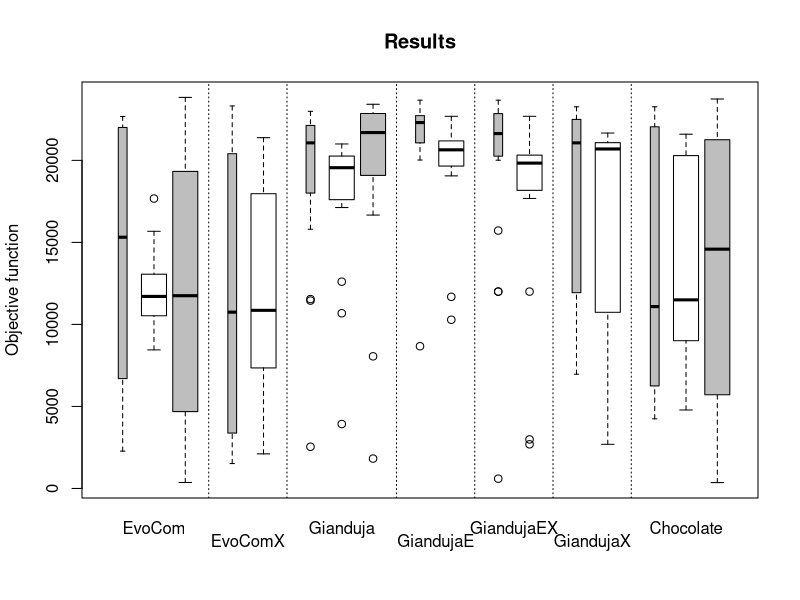
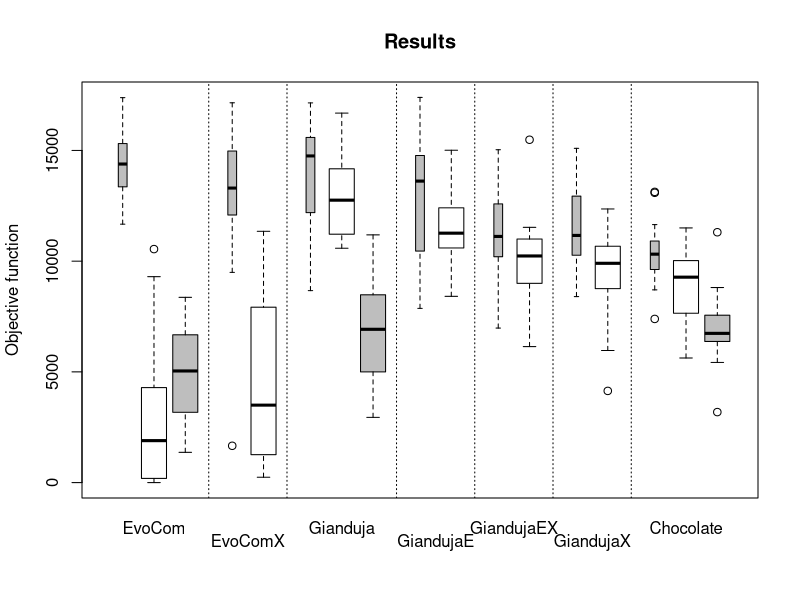
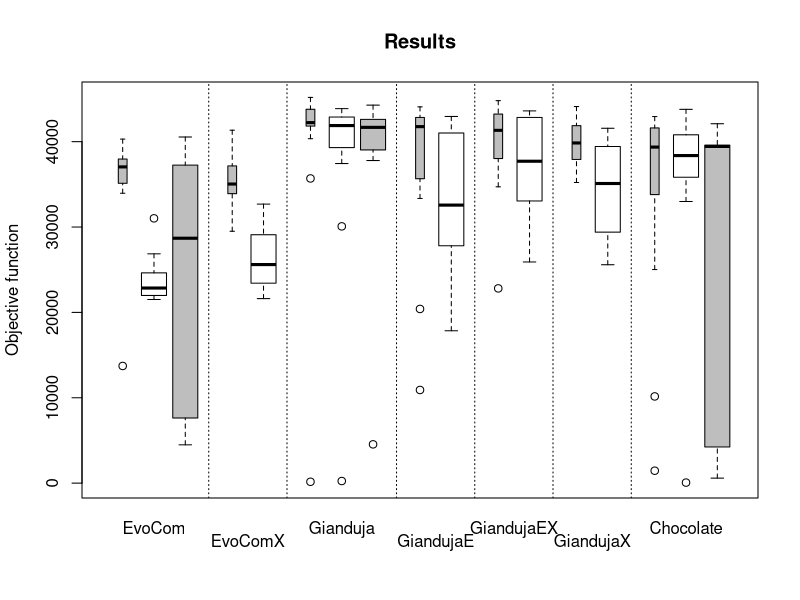

The R source for these figures, in order:
#!/usr/bin/env Rscript
#library(tikzDevice)

args = commandArgs(trailingOnly=TRUE)

generateplot <- function(datareal, datasim, task, max) {
  data2sim = datasim[order(datasim$seed),]

  data2real = datareal[order(datareal$seed),]

  giansim = data2sim[which(data2sim[,3]=='Gianduja'), 1]
  chocosim = data2sim[which(data2sim[,3]=='Chocolate'), 1]
  evosim = data2sim[which(data2sim[,3]=='EvoCom'), 1]

  gianreal = data2real[which(data2real[,3]=='Gianduja'), 1]
  chocoreal = data2real[which(data2real[,3]=='Chocolate'), 1]
  evoreal = data2real[which(data2real[,3]=='EvoCom'), 1]

  ecdf1r = ecdf(gianreal)
  ecdf2r = ecdf(evoreal)
  ecdf3r = ecdf(chocoreal)

  ecdf1s = ecdf(giansim)
  ecdf2s = ecdf(evosim)
  ecdf3s = ecdf(chocosim)

  #saving_path <- file.path(".", paste(task, "-ECDFReal.tex", sep=""))
  #tikz(file = saving_path, width=pdf.dim[1], height=pdf.dim[2])
  ##jpeg(file=saving_path)

  #par(cex.axis=1.5, cex.lab=1.5, cex.main=1.9)
  #plot(ecdf1r, verticals=TRUE, do.points=FALSE,
  #     xlim = c(0,max), xlab= 'Objective function',
  #     ylab='',
  #     main = 'Empirical Cumulative Distribution',
  #     lty = "dotted"
  #     )
  #plot(ecdf2r, verticals=TRUE, do.points=FALSE, add=TRUE, lty = "dashed")
  #plot(ecdf3r, verticals=TRUE, do.points=FALSE, add=TRUE)
  #legend(0, 1.0, legend = c("Chocolate","EvoCom","Gianduja"), lty=1:3 )
  #dev.off()


  #saving_path2 <- file.path(".", paste(task, "-ECDFSim.tex", sep=""))
  #tikz(file = saving_path2, width=pdf.dim[1], height=pdf.dim[2])
  ##jpeg(file=saving_path2)

  #par(cex.axis=1.5, cex.lab=1.5, cex.main=1.9)
  #plot(ecdf1s, verticals=TRUE, do.points=FALSE,
  #     xlim = c(0,max), xlab= 'Objective function',
  #     ylab='',
  #     main = 'Empirical Cumulative Distribution'
  #     )
  #plot(ecdf2s, verticals=TRUE, do.points=FALSE, add=TRUE, col='brown')
  #plot(ecdf3s, verticals=TRUE, do.points=FALSE, add=TRUE, col='orange')
  #dev.off()

  list_methods <- c("GianS", "GianR", "EvoS", "EvoR", "ChocoS", "ChocoR")

  saving_path3 <- file.path(".", paste(task, "-BOXplot.tex", sep=""))
  tikz(file = saving_path3, width=pdf.dim[1], height=pdf.dim[2])
  #jpeg(file=saving_path3)

  colours_ab = c("gray", "white", "gray", "white", "gray", "white")
  par(cex.axis=1.5, cex.lab=1.5, cex.main=1.9)
  boxplot(evosim, evoreal, giansim, gianreal, chocosim, chocoreal,
          at =c(1, 2, 3.5, 4.5, 6, 7),
          axes=FALSE,
          notch=FALSE,
          type="l",
          col=c("gray", "white"),
          #ylim = c(0,130),
          ylab="Objective function",
          width=c(0.7, 2, 0.7, 2, 0.7, 2),
          names=list_methods)
  abline(v=2.75, lty=3)
  abline(v=5.25, lty=3)
  axis(1, at=c(1.5, 4, 6.5), labels=c("evom", "gian", "cho"), tick=FALSE)
  title('Results')
  axis(2)
  box()
  dev.off()
}


generateplotsim <- function(datasim, task, max) {
  data2sim = datasim[order(datasim$seed),]
  
  giansim = data2sim[which(data2sim[,3]=='Gianduja'), 1]
  gianEsim = data2sim[which(data2sim[,3]=='GiandujaE'), 1]
  gianEXsim = data2sim[which(data2sim[,3]=='GiandujaEX'), 1]
  chocosim = data2sim[which(data2sim[,3]=='Chocolate'), 1]
  evosim = data2sim[which(data2sim[,3]=='EvoCom'), 1]
  evoXsim = data2sim[which(data2sim[,3]=='EvoComX'), 1]
  
  ecdf1s = ecdf(giansim)
  ecdf2s = ecdf(evosim)
  ecdf3s = ecdf(chocosim)
  
  list_methods <- c("EvoCom", "EvoComX", "Gianduja", "GiandujaE", "GiandujaEX", "Chocolate")
  
  #saving_path3 <- file.path(".", paste(task, "-BOXplot.tex", sep=""))
  #tikz(file = saving_path3, width=pdf.dim[1], height=pdf.dim[2])
  saving_path3 <- file.path(".", paste(task, "-BOXplot.jpg", sep=""))
  jpeg(file=saving_path3)
  
  colours_ab = c("white", "white", "white", "white", "white", "white")
  #par(cex.axis=1, cex.lab=1.5, cex.main=1.9)
  boxplot(evosim, evoXsim, giansim, gianEsim, gianEXsim, chocosim,
          at =c(1, 2, 3, 4, 5, 6),
          #axes=FALSE,
          notch=FALSE,
          #type="l",
          #col=c("gray", "white"),
          #ylim = c(0,130),
          ylab="Objective function",
          width=c(1, 1, 1, 1, 1, 1),
          names=list_methods)
  #abline(v=2.75, lty=3)
  #abline(v=5.25, lty=3)
  axis(1, at =c(1, 3, 5), labels=c("EvoCom", "Gianduja", "GiandujaEX"), tick=FALSE)
  axis(1, at=c(2, 4, 6), labels=c("EvoComX", "GiandujaE", "Chocolate"), tick=FALSE, padj = 1)
  title('Results')
  axis(2)
  box()
  dev.off()
}


generateplotsimpr <- function(datasim, datapr, datareal, task, max) {
  data2sim = datasim[order(datasim$seed),]
  
  giansim = data2sim[which(data2sim[,3]=='Gianduja'), 1]
  gianEsim = data2sim[which(data2sim[,3]=='GiandujaE'), 1]
  gianEXsim = data2sim[which(data2sim[,3]=='GiandujaEX'), 1]
  gianXsim = data2sim[which(data2sim[,3]=='GiandujaX'), 1]
  chocosim = data2sim[which(data2sim[,3]=='Chocolate'), 1]
  evosim = data2sim[which(data2sim[,3]=='EvoCom'), 1]
  evoXsim = data2sim[which(data2sim[,3]=='EvoComX'), 1]
  
  data2pr = datapr[order(datasim$seed),]
  
  gianpr = data2pr[which(data2pr[,3]=='Gianduja'), 1]
  gianEpr = data2pr[which(data2pr[,3]=='GiandujaE'), 1]
  gianEXpr = data2pr[which(data2pr[,3]=='GiandujaEX'), 1]
  gianXpr = data2pr[which(data2pr[,3]=='GiandujaX'), 1]
  chocopr = data2pr[which(data2pr[,3]=='Chocolate'), 1]
  evopr = data2pr[which(data2pr[,3]=='EvoCom'), 1]
  evoXpr = data2pr[which(data2pr[,3]=='EvoComX'), 1]
  
  data2real = datareal[order(datareal$seed),]
  
  gianreal = data2real[which(data2real[,3]=='Gianduja'), 1]
  evoreal = data2real[which(data2real[,3]=='EvoCom'), 1]
  chocoreal = data2real[which(data2real[,3]=='Chocolate'), 1]
  
  list_methods <- c("EvoCom","EvoComPR", "EvoComR", "EvoComX","EvoComXPR", "Gianduja", "GiandujaPR", "GiandujaR", "GiandujaE", "GiandujaEPR", "GiandujaEX", "GiandujaEXPR", "GiandujaX", "GiandujaXPR", "Chocolate", "ChocolatePR", "ChocolateR")
  
  #saving_path3 <- file.path(".", paste(task, "-BOXplot.tex", sep=""))
  #tikz(file = saving_path3, width=pdf.dim[1], height=pdf.dim[2])
  saving_path3 <- file.path(".", paste(task, "-BOXplot.jpg", sep=""))
  jpeg(file=saving_path3)
  
  #colours_ab = c("gray", "white", "gray", "gray" ,"white", "gray", "white", "gray", "gray", "white","gray", "white", "gray", "white", "gray")
  #par(cex.axis=1, cex.lab=1.5, cex.main=1.9)
  boxplot(evosim, evopr, evoreal, evoXsim, evoXpr, giansim, gianpr, gianreal, gianEsim, gianEpr, gianEXsim, gianEXpr, gianXsim, gianXpr, chocosim, chocopr, chocoreal,
          at =c(1, 2, 3,   4.5, 5.5,   7, 8, 9,   10.5, 11.5,   13, 14,   15.5, 16.5,   18, 19, 20 ),
          axes=FALSE,
          notch=FALSE,
          #type="l",
          #col=c("gray", "white"),
          col=c("gray", "white", "gray",    "gray" ,"white",    "gray", "white", "gray",    "gray", "white",     "gray", "white",    "gray", "white",    "gray", "white", "gray"),
          #ylim = c(0,130),
          ylab="Objective function",
          width=c(0.7, 2, 2,    0.7, 2,   0.7, 2, 2,   0.7, 2,    0.7, 2,   0.7, 2,   0.7, 2, 2),
          names=list_methods)
  abline(v=3.75, lty=3)
  abline(v=6.25, lty=3)
  abline(v=9.75, lty=3)
  abline(v=12.25, lty=3)
  abline(v=14.75, lty=3)
  abline(v=17.25, lty=3)
  axis(1, at =c(2, 8, 13.5, 19), labels=c("EvoCom", "Gianduja", "GiandujaEX", "Chocolate"), tick=FALSE)
  axis(1, at=c(5, 11, 16), labels=c("EvoComX", "GiandujaE", "GiandujaX"), tick=FALSE, padj = 1)
  title('Results')
  axis(2)
  box()
  dev.off()
}


################
### BOXPLOTS ###
################

print("Boxplots ...")

#pdf.dim <- c(4,6) # width, height

datareal = read.csv("real-scores-deci.txt")
datasim = read.csv("scores-Decision1X.txt")
datapr = read.csv("scores-Decision1XPR.txt")
generateplotsimpr(datasim, datapr, datareal, "decision", 24000)

datareal = read.csv("real-scores-aggregation.txt")
datasim = read.csv("scores-Aggregation1X.txt")
datapr = read.csv("scores-Aggregation1XPR.txt")
generateplotsimpr(datasim, datapr, datareal, "aggreg", 24000)

datareal = read.csv("real-scores-stop.txt")
datasim = read.csv("scores-Stop1X.txt")
datapr = read.csv("scores-Stop1XPR.txt")
generateplotsimpr(datasim, datapr, datareal, "stop", 48000)
